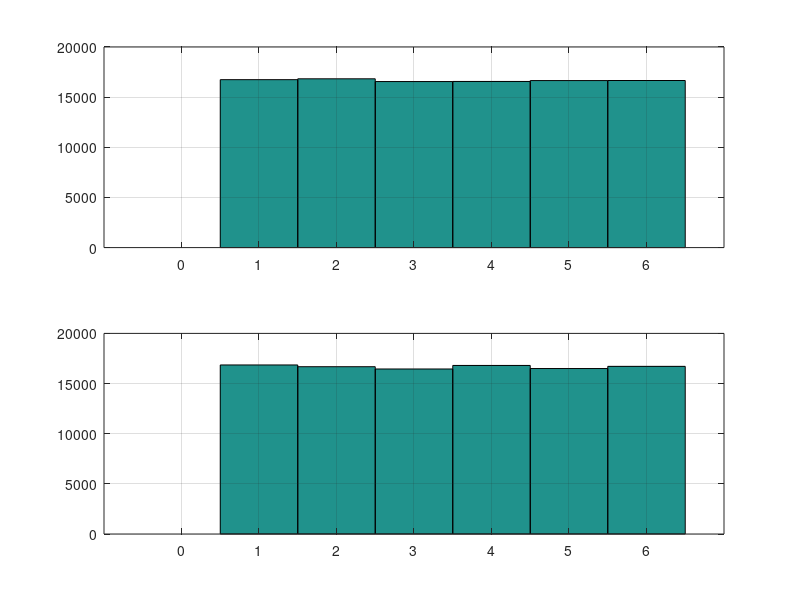

The MATLAB source for this figure:
function prueba

bolas = 1:6;

n = 100000;
res1 = zeros(n,1);
res2 = zeros(n,1);

for k=1:n
  res2(k) = ceil(rand*numel(bolas));
  res1(k) = bolas(1);
  for z=2:numel(bolas)
    prob = (z-1)./z;
    rnd  = rand>prob;
    if rnd
      res1(k) = bolas(z);
    end
  end
end

figure;

subplot(2,1,1); hist(res1, 0:6); grid on;
subplot(2,1,2); hist(res2, 0:6); grid on;
